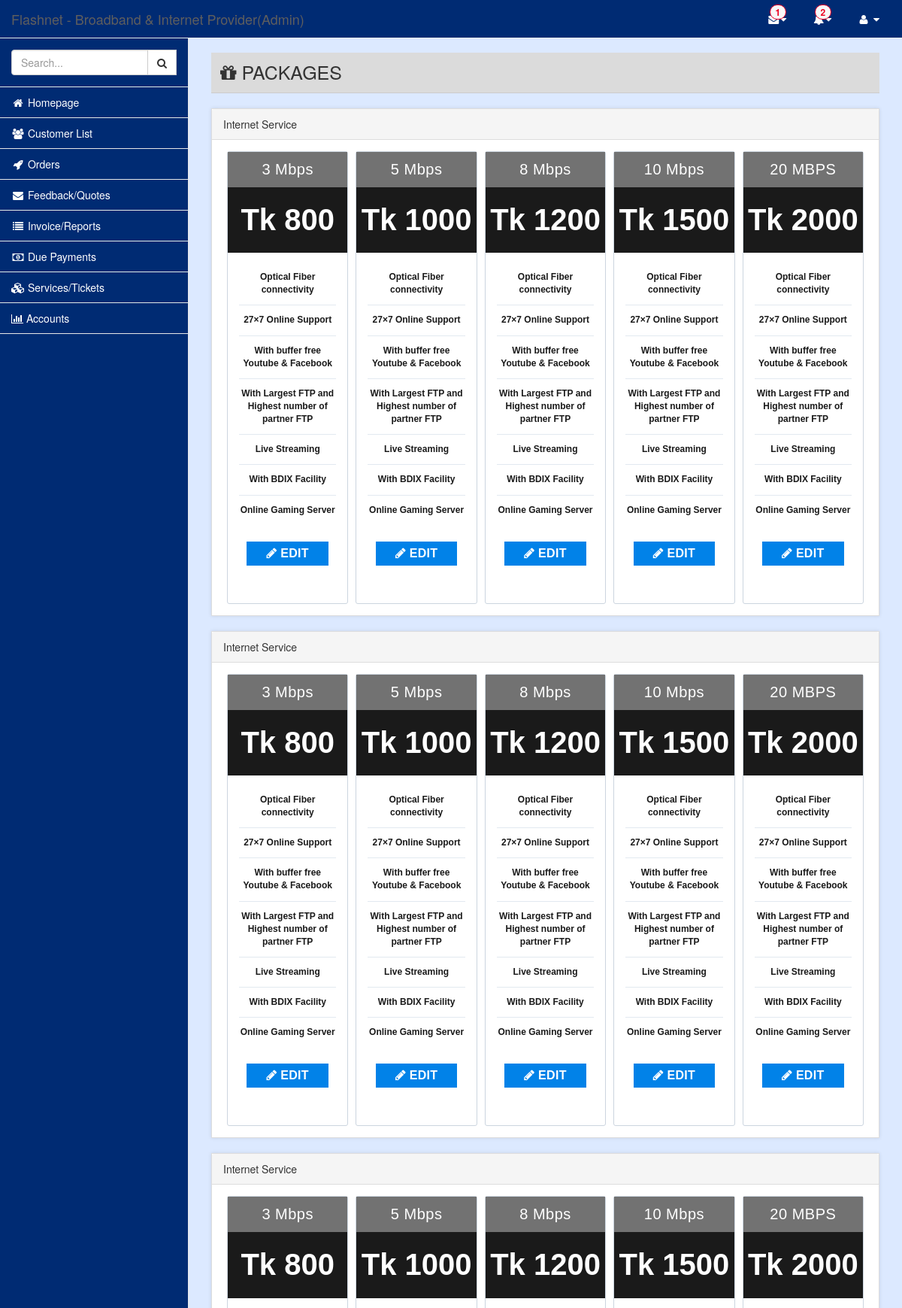
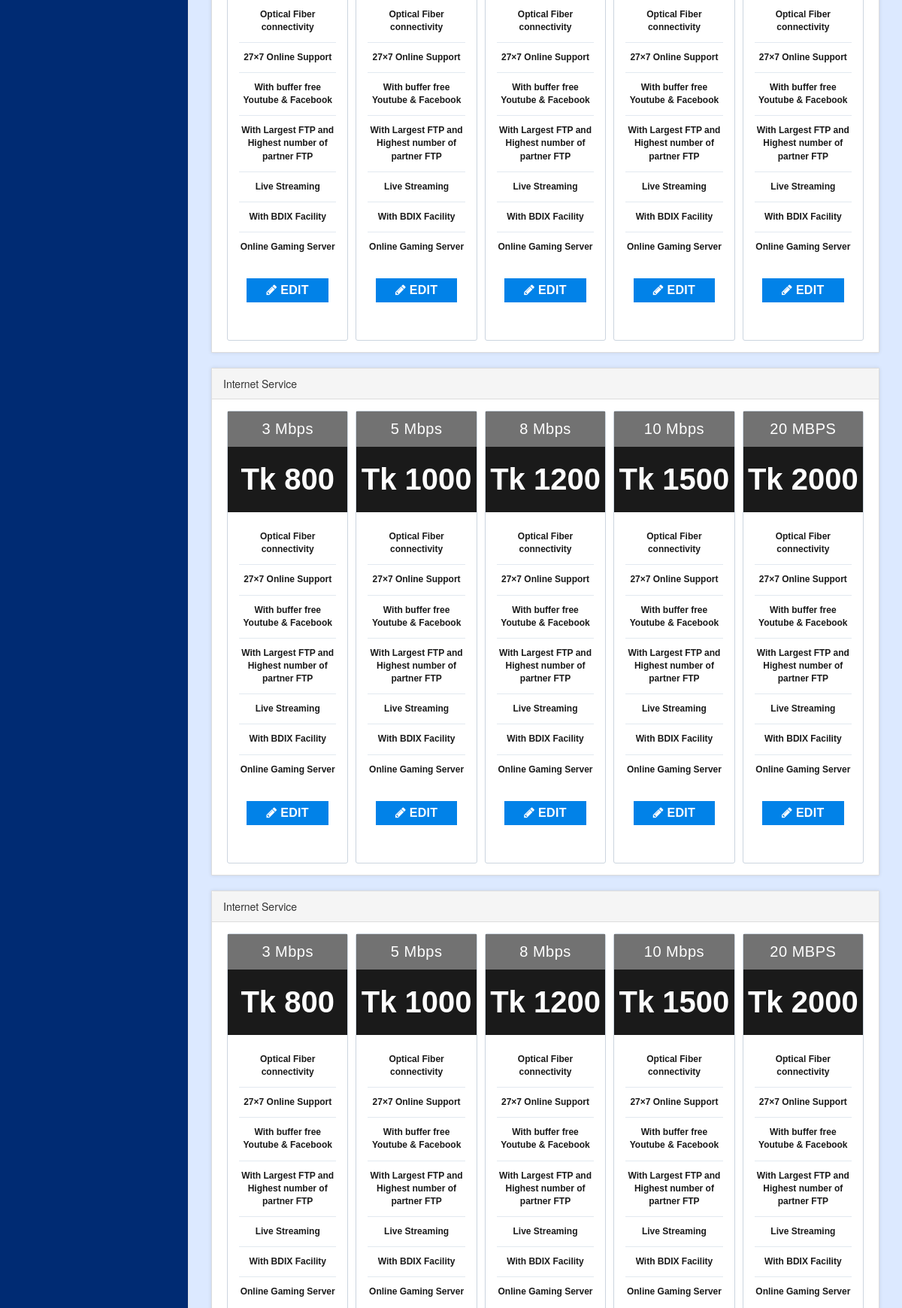
Screenshot of /admin/packages.php (signed in, upper part) with the database file from the repository (2 pictures, top to bottom).
### tables this page shows
CREATE TABLE `packages` (
  `id` int(11) NOT NULL,
  `pack_name` varchar(90) NOT NULL,
  `price` int(11) NOT NULL,
  `amount` int(11) NOT NULL,
  `pack_info` text NOT NULL,
  `service_id` int(11) NOT NULL
);

### pages/includes/functions.php (called while the page is built, shortened)
<?php
	function get_packages($service_id) {
		global $conn;
		$get = "SELECT * FROM packages ";
		$get.= "WHERE service_id='".$service_id."'";
		$result = $conn->query($get);
		return $result;
	}
	function switch_service($service_type) {
		switch($service_type) {
			case 1: return 'Internet Service'; break;
		}
	}

### admin/packages.php (the view, shortened to what this page needs)
<?php
	include "../pages/includes/config.php";
	require_once "../pages/includes/functions.php";
?>
<?php include "includes/header.php"; ?>
<div id="page-wrapper">
	<div class="row">
		<div class="col-lg-12"><h1 class="page-header"><i class="fa fa-gift"></i> PACKAGES</h1></div>
	</div>
	<div class="row">
		<div class="col-lg-12">
		<?php if(!isset($_GET['edit']) && !isset($_GET['add_new'])){ ?>
		<?php
			$result_services = "SELECT * FROM `packages` ORDER BY `packages`.`service_id` DESC";
			$run = $conn->query($result_services);
			while($row_ser = $run->fetch_array()) {
		?>
			<div class="panel panel-default">
				<div class="panel-heading"><?= switch_service($row_ser['service_id']) ?></div>
				<div class="panel-body">
					<div class="flex packages-flex">
					<?php
						$result_packages = get_packages($row_ser['service_id']);
						if($result_packages->num_rows > 0) {
							while($row_pk = $result_packages->fetch_array()) {
					?>
						<div class="flex-items">
							<div class="titlef"><?= $row_pk['pack_name'] ?></div>
							<div class="price">Tk <?= $row_pk['price'] ?></div>
							<ul class="list-info">
								<?= $row_pk['pack_info'] ?>
							</ul>
							<a href="admin/packages/?edit=<?= $row_pk['id'] ?>" class="wpc-btn btn-confirm">
								<i class="fa fa-pencil"></i> Edit
							</a>
						</div>
					<?php
							}
						}
					?>
					</div>
				</div>
			</div>
		<?php
			}
		?>
		<?php } else if(isset($_GET['edit']) && !isset($_GET['add_new'])) { ?>
		<?php
			$row_pk = get_single_data("packages", "id='{$_GET['edit']}'");
			$pack_info = str_replace(array('<li><div class="tooltip-wide">','</div></li>'), array("", "\n"), $row_pk['pack_info']);
		?>
			<div class="col-lg-6 col-md-6 col-md-offset-3">
				<form class="well" action="" method="post">
					<input type="hidden" name="package_edit" />
					<input type="hidden" name="package_id" value="<?= $row_pk['id'] ?>" />
					<div class="form-group g-form">
						<label>Pakage Title</label>
						<input type="text" name="title" class="form-control" value="<?= $row_pk['pack_name'] ?>" />
					</div>
					<div class="form-group g-form">
						<label>Pakage Price</label>
						<div class="input-group">
							<span class="input-group-addon">Tk</span>
							<input type="text" name="price" class="form-control" value="<?= $row_pk['price'] ?>"  />
						</div>
					</div>
					<div class="form-group g-form">
						<label>Amount</label>
						<input type="text" name="amount" class="form-control" value="<?= $row_pk['amount'] ?>" />
					</div>
					<div class="form-group g-form">
						<label>Pakage Info</label>
						<textarea type="text" name="info" class="form-control" rows="5" /><?= $pack_info ?></textarea>
					</div>
					<div class="form-group">
						<input type="submit" value="Edit" class="btn btn-info"/>
						<a href="admin/packages/?delete=<?= $row_pk['id'] ?>" class="btn btn-danger"/>Delete</a>
						<a href="admin/packages/" class="btn btn-warning"/>Cancel</a>
					</div>
				</form>
			</div>
		<?php } ?>
		</div>
	</div>
</div>
<?php include "includes/footer.php"; ?>

### admin/includes/header.php (style rules this page uses)
a { color: #ffffff; text-decoration: none; }

### rows the page displays
packages: service "Internet Service", pack_name "3 Mbps", price "800", pack_info "Optical Fiber connectivity 27×7 Online Support With buffer free Youtube & Facebook With Largest FTP and Highest number of partner FTP Live Streaming With BDIX Facility Online Gaming Server"
packages: pack_name "5 Mbps", price "1000", pack_info "Optical Fiber connectivity 27×7 Online Support With buffer free Youtube & Facebook With Largest FTP and Highest number of partner FTP Live Streaming With BDIX Facility Online Gaming Server", service "Internet Service"
packages: pack_name "8 Mbps", price "1200", pack_info "Optical Fiber connectivity 27×7 Online Support With buffer free Youtube & Facebook With Largest FTP and Highest number of partner FTP Live Streaming With BDIX Facility Online Gaming Server", service "Internet Service"
packages: pack_name "10 Mbps", price "1500", pack_info "Optical Fiber connectivity 27×7 Online Support With buffer free Youtube & Facebook With Largest FTP and Highest number of partner FTP Live Streaming With BDIX Facility Online Gaming Server", service "Internet Service"
packages: pack_name "20 MBPS", price "2000", pack_info "Optical Fiber connectivity 27×7 Online Support With buffer free Youtube & Facebook With Largest FTP and Highest number of partner FTP Live Streaming With BDIX Facility Online Gaming Server", service "Internet Service"

### other values shown
$total_unread_message "1"
$total_notification "2"
